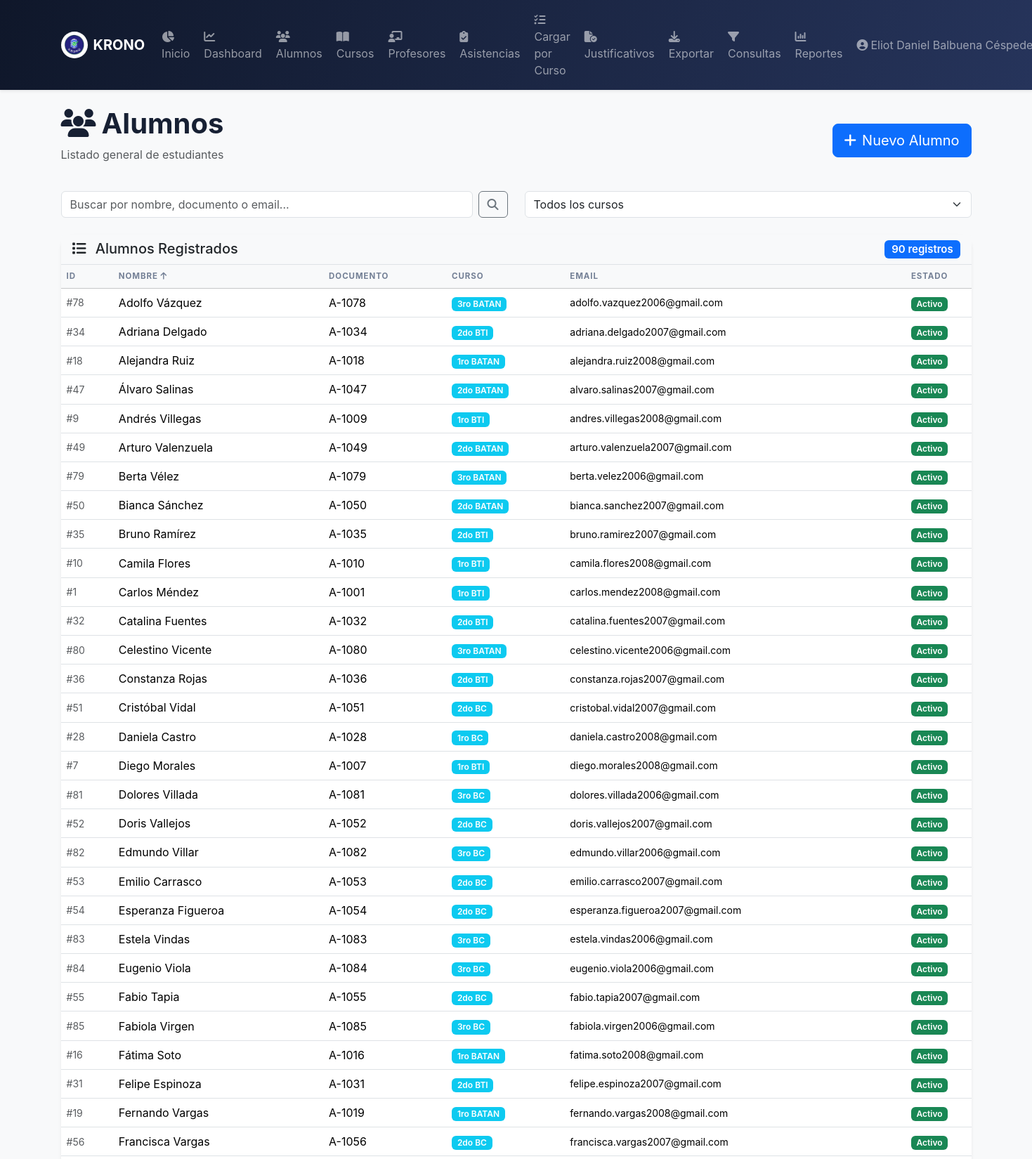
Page /alumnos.php (signed in, upper part) on the committed database.
### tables this page shows
CREATE TABLE `profesores` (
  `id` int(11) NOT NULL,
  `nombre` varchar(120) NOT NULL,
  `email` varchar(120) DEFAULT NULL,
  `telefono` varchar(30) DEFAULT NULL,
  `especialidad` varchar(100) DEFAULT NULL
);

CREATE TABLE `alumnos` (
  `id` int(11) NOT NULL,
  `nombre` varchar(140) NOT NULL,
  `documento` varchar(30) NOT NULL,
  `curso_id` int(11) NOT NULL,
  `email` varchar(120) DEFAULT NULL,
  `telefono` varchar(30) DEFAULT NULL,
  `estado` enum('Activo','Inactivo') DEFAULT 'Activo'
);

CREATE TABLE `cursos` (
  `id` int(11) NOT NULL,
  `nombre` varchar(100) NOT NULL,
  `nivel` varchar(60) NOT NULL,
  `turno` enum('Mañana','Tarde') NOT NULL DEFAULT 'Mañana',
  `anio` year(4) NOT NULL DEFAULT 2026,
  `activo` tinyint(1) NOT NULL DEFAULT 1
);

### auth.php (called while the page is built, shortened)
<?php
require_once __DIR__ . '/conexion.php';
function get_user() {
    return $_SESSION['user'] ?? null;
}
function get_rol() {
    $user = get_user();
    return $user['rol'] ?? null;
}
function has_role($role) {
    return get_rol() === $role;
}
function is_profesor() {
    return has_role('profesor');
}
function get_user_full_data() {
    global $pdo;
    $user = get_user();
    try {
        if ($user['rol'] === 'profesor') {
            $stmt = $pdo->prepare('SELECT * FROM profesores WHERE id = ?');
            $stmt->execute([$user['profesor_id']]);
            return $stmt->fetch(PDO::FETCH_ASSOC);
        } else if ($user['rol'] === 'alumno') {
            $stmt = $pdo->prepare('SELECT a.*, c.nombre as curso_nombre FROM alumnos a LEFT JOIN cursos c ON a.curso_id = c.id WHERE a.id = ?');
            $stmt->execute([$user['alumno_id']]);
            return $stmt->fetch(PDO::FETCH_ASSOC);
        }
    } catch (PDOException $e) {
        return null;
    }
}
?>

### config.php (called while the page is built, shortened)
<?php
require_once __DIR__ . '/conexion.php';
require_once __DIR__ . '/auth.php';
function e($v) {
    return htmlspecialchars((string)($v ?? ''), ENT_QUOTES, 'UTF-8');
}
?>

### alumnos.php (the view, shortened to what this page needs)
<?php
require __DIR__ . '/header.php';
$busqueda = trim($_GET['busqueda'] ?? '');
$ordenar_por = $_GET['ordenar'] ?? 'nombre';
$query = '
    SELECT a.id, a.nombre, a.documento, a.email, a.telefono, a.estado, c.nombre as curso
    FROM alumnos a
    LEFT JOIN cursos c ON a.curso_id = c.id
    WHERE 1=1
';
$params = [];
$query .= " ORDER BY $ordenar_por ASC";
try {
    $stmt = $pdo->prepare($query);
    $stmt->execute($params);
    $alumnos = $stmt->fetchAll(PDO::FETCH_ASSOC);
} catch (PDOException $e) {
    $db_error = 'Error al cargar alumnos: ' . $e->getMessage();
    $alumnos = [];
}
?>
<div class="d-flex justify-content-between align-items-center mb-4">
    <div>
        <h1 class="display-6 fw-bold">
            <i class="fa-solid fa-users me-2"></i>Alumnos
        </h1>
        <p class="text-muted">Listado general de estudiantes</p>
    </div>
    <button class="btn btn-primary btn-lg" data-bs-toggle="modal" data-bs-target="#alumnoModal">
        <i class="fa-solid fa-plus me-2"></i>Nuevo Alumno
    </button>
</div>
<div class="row mb-4">
    <div class="col-md-6">
        <form method="GET" class="d-flex gap-2">
            <input
                type="text"
                class="form-control"
                name="busqueda"
                placeholder="Buscar por nombre, documento o email..."
                value="<?= e($busqueda) ?>"
            >
            <button type="submit" class="btn btn-outline-secondary">
                <i class="fa-solid fa-magnifying-glass"></i>
            </button>
        </form>
    </div>
    <div class="col-md-6">
        <select class="form-select" name="curso" id="cursoFilter" onchange="document.location='alumnos.php?busqueda=<?= urlencode($busqueda) ?>&curso=' + this.value + '&ordenar=<?= $ordenar_por ?>'">
            <option value="">Todos los cursos</option>
        </select>
    </div>
</div>
<div class="card shadow-sm border-0">
    <div class="card-header bg-light border-bottom">
        <h5 class="mb-0">
            <i class="fa-solid fa-list me-2"></i>
            Alumnos Registrados
            <span class="badge bg-primary float-end"><?= count($alumnos) ?> registros</span>
        </h5>
    </div>
    <div class="card-body p-0">
        <?php if (!empty($alumnos)): ?>
            <div class="table-responsive">
                <table class="table table-hover align-middle mb-0">
                    <thead class="table-light">
                        <tr>
                            <th class="sortable" onclick="sortBy('id')">
                                ID <?= $ordenar_por === 'id' ? '<i class="fa-solid fa-arrow-up"></i>' : '' ?>
                            </th>
                            <th class="sortable" onclick="sortBy('nombre')">
                                Nombre <?= $ordenar_por === 'nombre' ? '<i class="fa-solid fa-arrow-up"></i>' : '' ?>
                            </th>
                            <th class="sortable" onclick="sortBy('documento')">
                                Documento <?= $ordenar_por === 'documento' ? '<i class="fa-solid fa-arrow-up"></i>' : '' ?>
                            </th>
                            <th class="sortable" onclick="sortBy('curso')">
                                Curso <?= $ordenar_por === 'curso' ? '<i class="fa-solid fa-arrow-up"></i>' : '' ?>
                            </th>
                            <th>Email</th>
                            <th class="text-center">Estado</th>
                        </tr>
                    </thead>
                    <tbody>
                        <?php foreach ($alumnos as $alumno): ?>
                            <tr>
                                <td class="small text-muted">#<?= $alumno['id'] ?></td>
                                <td class="fw-500"><?= e($alumno['nombre']) ?></td>
                                <td><?= e($alumno['documento']) ?></td>
                                <td>
                                    <?php if ($alumno['curso']): ?>
                                        <span class="badge bg-info"><?= e($alumno['curso']) ?></span>
                                    <?php else: ?>
                                        <span class="text-muted small">Sin asignar</span>
                                    <?php endif; ?>
                                </td>
                                <td class="small"><?= e($alumno['email']) ?></td>
                                <td class="text-center">
                                    <?php if ($alumno['estado'] === 'Activo'): ?>
                                        <span class="badge bg-success">Activo</span>
                                    <?php else: ?>
                                        <span class="badge bg-secondary">Inactivo</span>
                                    <?php endif; ?>
                                </td>
                            </tr>
                        <?php endforeach; ?>
                    </tbody>
                </table>
            </div>
        <?php endif; ?>
    </div>
</div>
<?php require __DIR__ . '/footer.php'; ?>

### header.php (shortened to what this page needs)
<?php
require_once __DIR__ . '/config.php';
require_once __DIR__ . '/auth.php';
$current_user = get_user();
$user_data = get_user_full_data();
?>
<!doctype html>
<html lang="es">
<head>
    <link href="https://cdn.jsdelivr.net/npm/bootstrap@5.3.3/dist/css/bootstrap.min.css" rel="stylesheet">
    <link href="https://cdnjs.cloudflare.com/ajax/libs/font-awesome/6.5.2/css/all.min.css" rel="stylesheet">
    <link href="styles.css" rel="stylesheet">
</head>
<body class="bg-light">
    <nav class="navbar navbar-expand-lg navbar-dark bg-dark sticky-top shadow-sm">
        <div class="container">
            <a class="navbar-brand d-flex align-items-center gap-2" href="index.php">
                <img src="logo.png" onerror="this.style.display='none'" width="38" height="38" class="rounded-circle bg-white p-1 object-fit-contain" alt="Logo KRONO">
                <span class="fw-bold tracking-wide">KRONO</span>
            </a>
            <div class="collapse navbar-collapse" id="mainNav">
                <ul class="navbar-nav ms-auto align-items-lg-center gap-lg-1">
                    <?php if (is_profesor()): ?>
                        <li class="nav-item">
                            <a class="nav-link" href="index.php"><i class="fa-solid fa-chart-pie me-1"></i>Inicio</a>
                        </li>
                        <li class="nav-item">
                            <a class="nav-link" href="dashboard.php"><i class="fa-solid fa-chart-line me-1"></i>Dashboard</a>
                        </li>
                        <li class="nav-item">
                            <a class="nav-link" href="alumnos.php"><i class="fa-solid fa-users me-1"></i>Alumnos</a>
                        </li>
                        <li class="nav-item">
                            <a class="nav-link" href="cursos.php"><i class="fa-solid fa-book-open me-1"></i>Cursos</a>
                        </li>
                        <li class="nav-item">
                            <a class="nav-link" href="profesores.php"><i class="fa-solid fa-chalkboard-user me-1"></i>Profesores</a>
                        </li>
                        <li class="nav-item">
                            <a class="nav-link" href="asistencias.php"><i class="fa-solid fa-clipboard-check me-1"></i>Asistencias</a>
                        </li>
                        <li class="nav-item">
                            <a class="nav-link" href="cargar_asistencia_curso.php"><i class="fa-solid fa-list-check me-1"></i>Cargar por Curso</a>
                        </li>
                        <li class="nav-item">
                            <a class="nav-link" href="justificativos.php"><i class="fa-solid fa-file-circle-check me-1"></i>Justificativos</a>
                        </li>
                        <li class="nav-item">
                            <a class="nav-link" href="exportar.php"><i class="fa-solid fa-download me-1"></i>Exportar</a>
                        </li>
                        <li class="nav-item">
                            <a class="nav-link" href="consultas.php"><i class="fa-solid fa-filter me-1"></i>Consultas</a>
                        </li>
                        <li class="nav-item">
                            <a class="nav-link" href="reportes.php"><i class="fa-solid fa-chart-column me-1"></i>Reportes</a>
                        </li>
                    <?php endif; ?>
                    <li class="nav-item dropdown">
                        <a class="nav-link dropdown-toggle" href="#" id="userDropdown" role="button" data-bs-toggle="dropdown" aria-expanded="false">
                            <i class="fa-solid fa-user-circle me-1"></i><?= e($current_user['nombre']) ?>
                        </a>
                    </li>
                </ul>
            </div>
        </div>
    </nav>
    <main class="container py-4">

### styles.css (style rules this page uses)
:root { --navy:#0f172a;--navy2:#1e293b;--purple:#6558d3;--green:#19a974;--orange:#f59e0b;--red:#ef6262;--bg:#f5f7fb;--ink:#172033 }
body { background:var(--bg);color:var(--ink);font-family:Inter,system-ui,-apple-system,sans-serif }
.navbar { background:linear-gradient(110deg,var(--navy),#26345b);box-shadow:0 8px 24px #0f172a24 }
.card { border:0;border-radius:18px;box-shadow:0 10px 30px #202a4510 }
.table { vertical-align:middle }
.table thead th { font-size:.72rem;letter-spacing:.08em;color:#748096;text-transform:uppercase }
.badge { font-weight:600 }

### alumnos.php (style rules this page uses)
.sortable { cursor: pointer; }

### rows in the picture
profesores: nombre "Eliot Daniel Balbuena…"
alumnos: id "78", nombre "Adolfo Vázquez", documento "A-1078", curso.nombre "3ro BATAN", email "adolfo.vazquez2006@gmail.com", estado "Activo"
alumnos: id "34", nombre "Adriana Delgado", documento "A-1034", curso.nombre "2do BTI", email "adriana.delgado2007@gmail.com", estado "Activo"
alumnos: id "18", nombre "Alejandra Ruiz", documento "A-1018", curso.nombre "1ro BATAN", email "alejandra.ruiz2008@gmail.com", estado "Activo"
alumnos: id "47", nombre "Álvaro Salinas", documento "A-1047", curso.nombre "2do BATAN", email "alvaro.salinas2007@gmail.com", estado "Activo"
alumnos: id "9", nombre "Andrés Villegas", documento "A-1009", curso.nombre "1ro BTI", email "andres.villegas2008@gmail.com", estado "Activo"
alumnos: id "49", nombre "Arturo Valenzuela", documento "A-1049", curso.nombre "2do BATAN", email "arturo.valenzuela2007@gmail.com", estado "Activo"
alumnos: id "79", nombre "Berta Vélez", documento "A-1079", curso.nombre "3ro BATAN", email "berta.velez2006@gmail.com", estado "Activo"
alumnos: id "50", nombre "Bianca Sánchez", documento "A-1050", curso.nombre "2do BATAN", email "bianca.sanchez2007@gmail.com", estado "Activo"
alumnos: id "35", nombre "Bruno Ramírez", documento "A-1035", curso.nombre "2do BTI", email "bruno.ramirez2007@gmail.com", estado "Activo"
alumnos: id "10", nombre "Camila Flores", documento "A-1010", curso.nombre "1ro BTI", email "camila.flores2008@gmail.com", estado "Activo"
alumnos: id "1", nombre "Carlos Méndez", documento "A-1001", curso.nombre "1ro BTI", email "carlos.mendez2008@gmail.com", estado "Activo"
alumnos: id "32", nombre "Catalina Fuentes", documento "A-1032", curso.nombre "2do BTI", email "catalina.fuentes2007@gmail.com", estado "Activo"
alumnos: id "80", nombre "Celestino Vicente", documento "A-1080", curso.nombre "3ro BATAN", email "celestino.vicente2006@gmail.com", estado "Activo"
alumnos: id "36", nombre "Constanza Rojas", documento "A-1036", curso.nombre "2do BTI", email "constanza.rojas2007@gmail.com", estado "Activo"
alumnos: id "51", nombre "Cristóbal Vidal", documento "A-1051", curso.nombre "2do BC", email "cristobal.vidal2007@gmail.com", estado "Activo"
alumnos: id "28", nombre "Daniela Castro", documento "A-1028", curso.nombre "1ro BC", email "daniela.castro2008@gmail.com", estado "Activo"
alumnos: id "7", nombre "Diego Morales", documento "A-1007", curso.nombre "1ro BTI", email "diego.morales2008@gmail.com", estado "Activo"
alumnos: id "81", nombre "Dolores Villada", documento "A-1081", curso.nombre "3ro BC", email "dolores.villada2006@gmail.com", estado "Activo"
alumnos: id "52", nombre "Doris Vallejos", documento "A-1052", curso.nombre "2do BC", email "doris.vallejos2007@gmail.com", estado "Activo"
alumnos: id "82", nombre "Edmundo Villar", documento "A-1082", curso.nombre "3ro BC", email "edmundo.villar2006@gmail.com", estado "Activo"
alumnos: id "53", nombre "Emilio Carrasco", documento "A-1053", curso.nombre "2do BC", email "emilio.carrasco2007@gmail.com", estado "Activo"
alumnos: id "54", nombre "Esperanza Figueroa", documento "A-1054", curso.nombre "2do BC", email "esperanza.figueroa2007@gmail.com", estado "Activo"
alumnos: id "83", nombre "Estela Vindas", documento "A-1083", curso.nombre "3ro BC", email "estela.vindas2006@gmail.com", estado "Activo"
alumnos: id "84", nombre "Eugenio Viola", documento "A-1084", curso.nombre "3ro BC", email "eugenio.viola2006@gmail.com", estado "Activo"
alumnos: id "55", nombre "Fabio Tapia", documento "A-1055", curso.nombre "2do BC", email "fabio.tapia2007@gmail.com", estado "Activo"
alumnos: id "85", nombre "Fabiola Virgen", documento "A-1085", curso.nombre "3ro BC", email "fabiola.virgen2006@gmail.com", estado "Activo"
alumnos: id "16", nombre "Fátima Soto", documento "A-1016", curso.nombre "1ro BATAN", email "fatima.soto2008@gmail.com", estado "Activo"
alumnos: id "31", nombre "Felipe Espinoza", documento "A-1031", curso.nombre "2do BTI", email "felipe.espinoza2007@gmail.com", estado "Activo"
alumnos: id "19", nombre "Fernando Vargas", documento "A-1019", curso.nombre "1ro BATAN", email "fernando.vargas2008@gmail.com", estado "Activo"
alumnos: id "56", nombre "Francisca Vargas", documento "A-1056", curso.nombre "2do BC", email "francisca.vargas2007@gmail.com", estado "Activo"

### other values in the picture
count($alumnos) "90"
